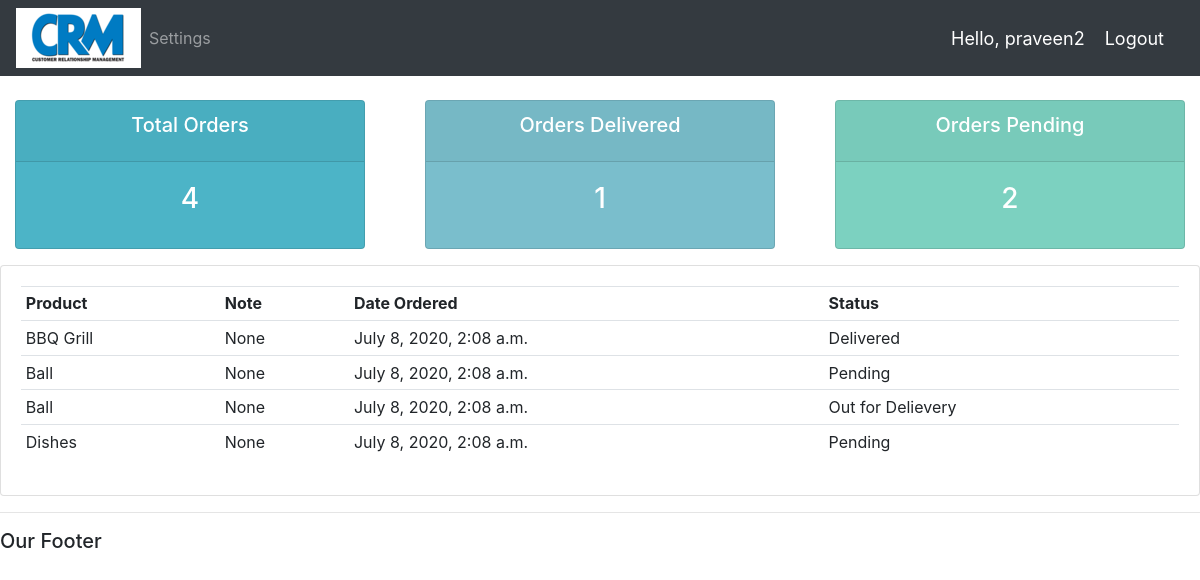
The page /user/ (signed in) on the database its author committed.
### accounts/models.py (models this page shows)
class Order(models.Model):
    STATUS = (
        ('Pending', 'Pending'),
        ('Out for Delievery', 'Out for Delievery'),
        ('Delivered', 'Delivered')
    )
    customer = models.ForeignKey(Customer, null=True, on_delete=models.SET_NULL)
    product = models.ForeignKey(Product, null=True, on_delete=models.SET_NULL)
    date_created = models.DateTimeField(auto_now_add=True, null=True)
    status = models.CharField(max_length=200, null=True, choices=STATUS)
    note = models.CharField(max_length=1000, null=True)
    def __str__(self):
        return self.product.name

class Product(models.Model):
    CATEGORY = (
        ('Indoor', 'Indoor'),
        ('Out Door', 'Out Door')
    )
    name = models.CharField(max_length=200, null=True)
    price = models.FloatField(null=True)
    category = models.CharField(max_length=200, null=True, choices=CATEGORY)
    description = models.CharField(max_length=200, null=True, blank=True)
    date_created = models.DateTimeField(auto_now_add=True, null=True)
    tags = models.ManyToManyField(Tag)
    def __str__(self):
        return self.name

### accounts/decorators.py (the view)
        def wrapper_func(request, *args, **kwargs):
            group = None
            if request.user.groups.exists():
                group = request.user.groups.all()[0].name
            if group in allowed_roles:
                return view_func(request, *args, **kwargs)
            else:
                return HttpResponse('You are not allowed to View this Page')
            return view_func(request, *args, **kwargs)

### accounts/views.py (called while the page is built)
@login_required(login_url='login')
@allowed_users(allowed_roles=['customer'])
def userPage(request):
    orders = request.user.customer.order_set.all()
    total_orders = orders.count()
    pending = orders.filter(status='Pending').count()
    delivered = orders.filter(status='Delivered').count()
    print('ORDERS: ', orders)
    context = {'orders': orders, 'total_orders': total_orders, 'pending': pending,
               'delivered': delivered}
    return render(request, 'accounts/user.html', context)

### accounts/templates/accounts/user.html
{% extends 'accounts/main.html' %}
{% block content %}
{% include 'accounts/status.html'%}
<div class="row">
    <div class="col-md">
        <div class="card card-body">
            <table class="table table-sm">
                <tr>
                    <th>Product</th>
                    <th>Note</th>
                    <th>Date Ordered</th>
                    <th>Status</th>
                </tr>
                {% for order in orders %}
                    <tr>
                        <td>{{order.product}}</td>
                        <td>{{order.note}}</td>
                        <td>{{order.date_created}}</td>
                        <td>{{order.status}}</td>
                    </tr>
                {% endfor %}
            </table>
        </div>
    </div>
</div>
{% endblock %}

### accounts/templates/accounts/navbar.html (shortened to what this page needs)
{% load static %}
<nav class="navbar navbar-expand-lg navbar-dark bg-dark">
  <img src="{% static 'images/abc.png' %}">
  <div class="collapse navbar-collapse" id="navbarNav">
    <ul class="navbar-nav">
      <li class="nav-item">
        <a class="nav-link" href="{% url 'account' %}">Settings</a>
      </li>
    </ul>
  </div>
  <span class="hello-msg">Hello, {{request.user}}</span>
  <span><a class="hello-msg" href="{% url 'logout' %}">Logout</a> </span>
</nav>

### static/css/main.css (style rules this page uses)
body { background-color: #ebeffs; }

### accounts/templates/accounts/navbar.html (style rules this page uses)
.hello-msg { font-size: 18px; color: #fff; margin-right: 20px; }

### rows shown on the page
Order: product "BBQ Grill", note "None", date_created "July 8, 2020, 2:08 a.m.", status "Delivered"
Order: product "Ball", note "None", date_created "July 8, 2020, 2:08 a.m.", status "Pending"
Order: product "Ball", note "None", date_created "July 8, 2020, 2:08 a.m.", status "Out for Delievery"
Order: product "Dishes", note "None", date_created "July 8, 2020, 2:08 a.m.", status "Pending"

### other values the page prints
{{ request.user }} "praveen2"
{{ total_orders }} "4"
{{ delivered }} "1"
{{ pending }} "2"
